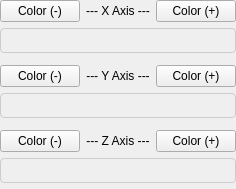
                   <widget class="QWidget" name="directionColorGradientControl">
                    <layout class="QGridLayout" name="gridLayout_14">
                     <property name="leftMargin">
                      <number>0</number>
                     </property>
                     <property name="topMargin">
                      <number>0</number>
                     </property>
                     <property name="rightMargin">
                      <number>0</number>
                     </property>
                     <property name="bottomMargin">
                      <number>6</number>
                     </property>
                     <item row="7" column="1">
                      <widget class="QLabel" name="label_21">
                       <property name="text">
                        <string>--- Z Axis ---</string>
                       </property>
                       <property name="alignment">
                        <set>Qt::AlignmentFlag::AlignCenter</set>
                       </property>
                      </widget>
                     </item>
                     <item row="8" column="0" colspan="3">
                      <widget class="QLabel" name="label_ZAxisGradient">
                       <property name="sizePolicy">
                        <sizepolicy hsizetype="Expanding" vsizetype="Fixed">
                         <horstretch>0</horstretch>
                         <verstretch>0</verstretch>
                        </sizepolicy>
                       </property>
                       <property name="minimumSize">
                        <size>
                         <width>0</width>
                         <height>25</height>
                        </size>
                       </property>
                       <property name="styleSheet">
                        <string notr="true">border: 1px solid #ccc;
    border-radius: 4px;</string>
                       </property>
                       <property name="text">
                        <string/>
                       </property>
                      </widget>
                     </item>
                     <item row="3" column="0">
                      <widget class="QPushButton" name="btn_YNegColor_2">
                       <property name="text">
                        <string>Color (-)</string>
                       </property>
                      </widget>
                     </item>
                     <item row="3" column="2">
                      <widget class="QPushButton" name="btn_YPosColor">
                       <property name="text">
                        <string>Color (+)</string>
                       </property>
                      </widget>
                     </item>
                     <item row="6" column="1">
                      <spacer name="verticalSpacer_2">
                       <property name="orientation">
                        <enum>Qt::Orientation::Vertical</enum>
                       </property>
                       <property name="sizeType">
                        <enum>QSizePolicy::Policy::Fixed</enum>
                       </property>
                       <property name="sizeHint" stdset="0">
                        <size>
                         <width>20</width>
                         <height>6</height>
                        </size>
                       </property>
                      </spacer>
                     </item>
                     <item row="4" column="0" colspan="3">
                      <widget class="QLabel" name="label_YAxisGradient">
                       <property name="sizePolicy">
                        <sizepolicy hsizetype="Expanding" vsizetype="Fixed">
                         <horstretch>0</horstretch>
                         <verstretch>0</verstretch>
                        </sizepolicy>
                       </property>
                       <property name="minimumSize">
                        <size>
                         <width>0</width>
                         <height>25</height>
                        </size>
                       </property>
                       <property name="styleSheet">
                        <string notr="true">border: 1px solid #ccc;
    border-radius: 4px;</string>
                       </property>
                       <property name="text">
                        <string/>
                       </property>
                      </widget>
                     </item>
                     <item row="2" column="1">
                      <spacer name="verticalSpacer">
                       <property name="orientation">
                        <enum>Qt::Orientation::Vertical</enum>
                       </property>
                       <property name="sizeType">
                        <enum>QSizePolicy::Policy::Fixed</enum>
                       </property>
                       <property name="sizeHint" stdset="0">
                        <size>
                         <width>20</width>
                         <height>6</height>
                        </size>
                       </property>
                      </spacer>
                     </item>
                     <item row="7" column="2">
                      <widget class="QPushButton" name="btn_ZPosColor">
                       <property name="text">
                        <string>Color (+)</string>
                       </property>
                      </widget>
                     </item>
                     <item row="3" column="1">
                      <widget class="QLabel" name="label_20">
                       <property name="text">
                        <string>--- Y Axis ---</string>
                       </property>
                       <property name="alignment">
                        <set>Qt::AlignmentFlag::AlignCenter</set>
                       </property>
                      </widget>
                     </item>
                     <item row="0" column="1">
                      <widget class="QLabel" name="label_19">
                       <property name="text">
                        <string>--- X Axis ---</string>
                       </property>
                       <property name="alignment">
                        <set>Qt::AlignmentFlag::AlignCenter</set>
                       </property>
                      </widget>
                     </item>
                     <item row="1" column="0" colspan="3">
                      <widget class="QLabel" name="label_XAxisGradient">
                       <property name="sizePolicy">
                        <sizepolicy hsizetype="Expanding" vsizetype="Fixed">
                         <horstretch>0</horstretch>
                         <verstretch>0</verstretch>
                        </sizepolicy>
                       </property>
                       <property name="minimumSize">
                        <size>
                         <width>0</width>
                         <height>25</height>
                        </size>
                       </property>
                       <property name="styleSheet">
                        <string notr="true">border: 1px solid #ccc;
    border-radius: 4px;</string>
                       </property>
                       <property name="text">
                        <string/>
                       </property>
                      </widget>
                     </item>
                     <item row="0" column="0">
                      <widget class="QPushButton" name="btn_XNegColor">
                       <property name="text">
                        <string>Color (-)</string>
                       </property>
                      </widget>
                     </item>
                     <item row="0" column="2">
                      <widget class="QPushButton" name="btn_XPosColor">
                       <property name="text">
                        <string>Color (+)</string>
                       </property>
                      </widget>
                     </item>
                     <item row="7" column="0">
                      <widget class="QPushButton" name="btn_ZNegColor">
                       <property name="text">
                        <string>Color (-)</string>
                       </property>
                      </widget>
                     </item>
                    </layout>
                   </widget>
